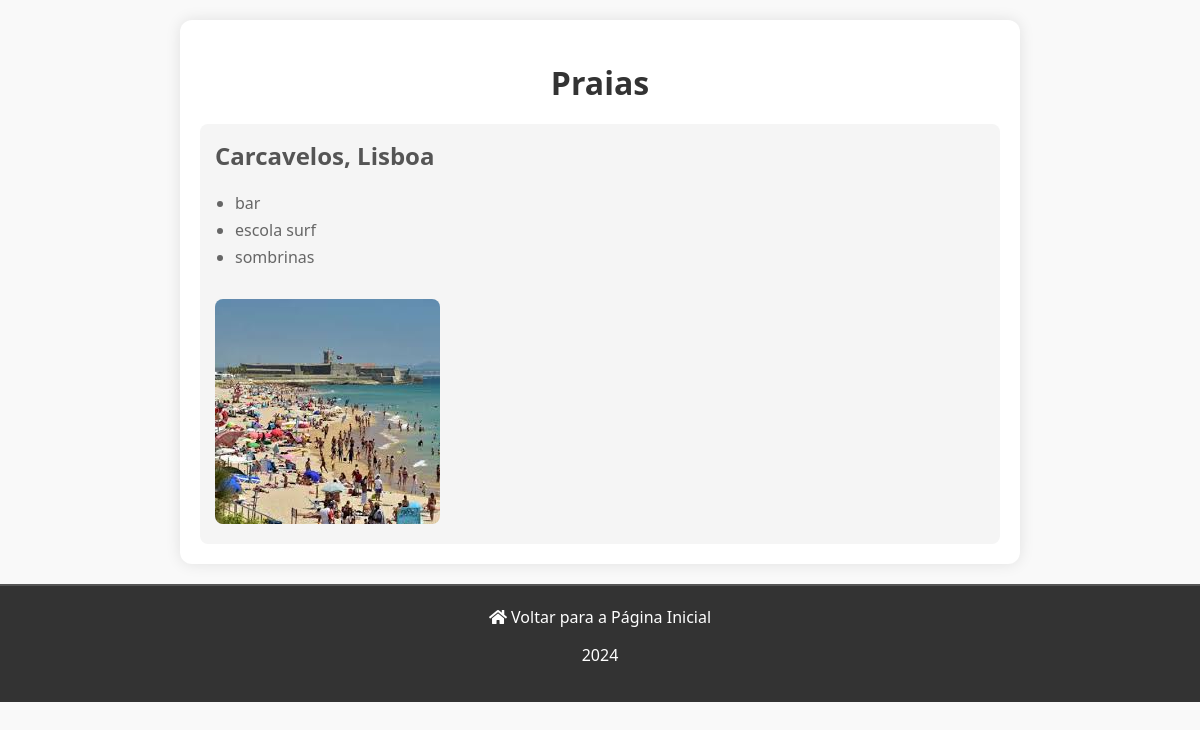
Page /praias/praia/Carcavelos/ on the committed database.
### praias/models.py (models this page shows, shortened)
class Praia(models.Model):
    nome = models.CharField(max_length=100, verbose_name='Nome')
    regiao = models.ForeignKey('Regiao', on_delete=models.CASCADE)
    servicos = models.ManyToManyField('Servico', related_name='praias', verbose_name='Servicos')
    foto = models.ImageField(null=True)

class Regiao(models.Model):
    nome = models.CharField(max_length=100, verbose_name='Nome')

class Servico(models.Model):
    nome = models.CharField(max_length=100, verbose_name='Nome')

### praias/views.py (the view)
# urls.py: path('praia/<str:praia_nome>/', views.praia_view, name='praia'),
def praia_view(request, praia_nome):
    praia = Praia.objects.get(nome = praia_nome)
    return render(request, 'praias/praia.html', {'praia': praia})

### praias/templates/praias/praia.html (shortened to what this page needs)
<!DOCTYPE html>
<html lang="pt">
<head>
    <link rel="stylesheet" href="https://cdnjs.cloudflare.com/ajax/libs/font-awesome/5.15.4/css/all.min.css">
</head>
<body>
    <div class="container">
        <h1>Praias</h1>
        <div class="praia">
            <h2>{{ praia.nome }}, {{praia.regiao.nome}}</h2>
            <ul>
                {% for servico in praia.servicos.all %}
                <li> {{ servico.nome }} </li>
                {% endfor %}
            </ul>
            {% if praia.foto %}
            <img src="{{ praia.foto.url }}" alt="Foto da praia">
            {% else %}
            <p>Foto não disponível</p>
            {% endif %}
        </div>
    </div>
    <footer>
        <a class="back-link" href="{% url 'praias:praias' %}"><i class="fas fa-home"></i> Voltar para a Página
            Inicial</a>
        <p>2024</p>
    </footer>
</body>
</html>

### praias/templates/praias/praia.html (style rules this page uses)
body { font-family: 'Segoe UI', Tahoma, Geneva, Verdana, sans-serif; margin: 0; padding: 0; background-color: #f9f9f9; }
.container { max-width: 800px; margin: 20px auto; padding: 20px; background-color: #fff; border-radius: 12px; box-shadow: 0 0 15px rgba(0, 0, 0, 0.1); }
h1 { text-align: center; margin-bottom: 20px; color: #333; }
.praia { padding: 15px; border-radius: 8px; background-color: #f5f5f5; }
.praia h2 { margin-top: 0; color: #555; }
.praia ul { margin-top: 10px; padding-left: 20px; color: #666; }
.praia ul li { margin-bottom: 5px; }
.praia img { max-width: 100%; border-radius: 8px; margin-top: 15px; }
footer { text-align: center; padding: 20px; background-color: #333; color: #fff; border-top: 2px solid #555; }
.back-link { text-decoration: none; color: #fff; transition: color 0.3s ease; }

### rows in the picture
Praia: nome "Carcavelos", regiao.nome "Lisboa", foto (picture)
Servico: nome "bar"
Servico: nome "escola surf"
Servico: nome "sombrinas"
